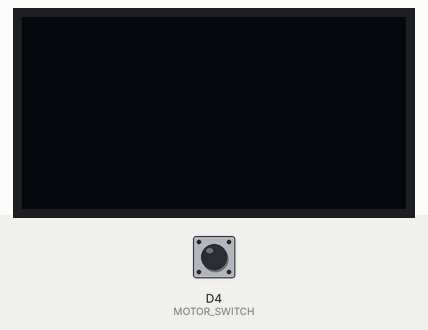
Bench run of a program on a simulated ESP8266 (NodeMCU). Shown: 128×64 one-colour display. Inputs (shaded band) come from the test bench; at power-on: D4 (MOTOR_SWITCH) LOW. The display library's start-up logo is not drawn; what the program prints to the serial monitor is not drawn.

Above: at 3.2 s.
3.3 s: D4 (MOTOR_SWITCH) pulled HIGH for 0.15 s
At 4.6 s:
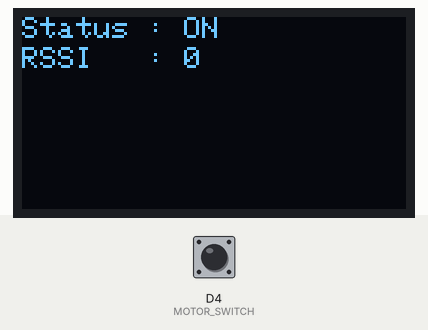
5.0 s: D4 (MOTOR_SWITCH) pulled HIGH for 1 s
At 5.8 s:
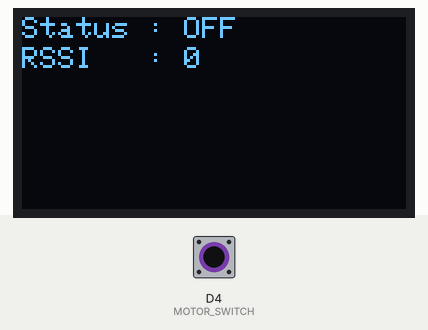
7.5 s: D4 (MOTOR_SWITCH) pulled HIGH for 3.2 s
Timing chart, 0 to 10.5 s (numbered marks = the images above; inputs shaded):
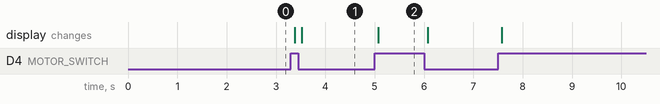

The program:

main.cpp
```cpp
#include <SPI.h>
#include <LoRa.h>
#include <Wire.h>
#include <Adafruit_GFX.h>
#include <Adafruit_SSD1306.h>
#include <Bounce2.h>

/**************************Configure OLED Display Here********************/
//I2C OLED with address 0x3C
#define SCREEN_WIDTH 128
#define SCREEN_HEIGHT 64
#define OLED_SCL D1
#define OLED_SCA D2
#define OLED_RESET -1

Adafruit_SSD1306 display(SCREEN_WIDTH, SCREEN_HEIGHT, &Wire, OLED_RESET);

/**************************Configure LORA Module Here********************/
#define SS D8
#define RST D0
#define DIO0 D3

/**************************Configure GPIOs Here**************************/
#define MOTOR_SWITCH D4


/**************************Declare Global Variables *********************/
int motor_switch_status = LOW;

/**************************Declare Global Objects************************/
Bounce bounce = Bounce();

/**************************Declare Global Functions *********************/
void updateDashBoard(const char* motor_status, const char* RSSI)
{
  display.clearDisplay();
  display.setTextSize(1);             // Normal 1:1 pixel scale
  display.setTextColor(WHITE);        // Draw white text
  display.setCursor(0,0);             // Start at top-left corner
  display.print(F("Status : "));
  display.print(motor_status);
  display.setCursor(0,10);
  display.print(F("RSSI   : "));
  display.print(RSSI);
  display.display();
  delay(2);
}


/**************************Main Code Starts Here ************************/
void setup()
{
  Serial.begin(9600);
  Wire.begin();
  bounce.attach( MOTOR_SWITCH, INPUT );

  // DEBOUNCE INTERVAL IN MILLISECONDS
  bounce.interval(50); // interval in ms

  // SSD1306_SWITCHCAPVCC = generate display voltage from 3.3V internally
  if(!display.begin(SSD1306_SWITCHCAPVCC, 0x3C)) { // Address 0x3D for 128x64
    Serial.println(F("SSD1306 allocation failed"));
    for(;;); // Don't proceed, loop forever
  }

/*   while (!Serial);
  Serial.println("LoRa Sender");
  LoRa.setPins(ss, rst, dio0);
    if (!LoRa.begin(433E6)) {
    Serial.println("Starting LoRa failed!");
    delay(100);
    while (1);
  } */

  display.display();
  display.clearDisplay();
  delay(2000);
  //Update current state
}

void loop()
{
  // Update the Bounce instance (YOU MUST DO THIS EVERY LOOP)
  bounce.update();

  // <Bounce>.changed() RETURNS true IF THE STATE CHANGED (FROM HIGH TO LOW OR LOW TO HIGH)
  if ( bounce.changed() ) {
    // THE STATE OF THE INPUT CHANGED
    // GET THE STATE
    int debouncedInput = bounce.read();
    switch (debouncedInput)
    {
      case HIGH:
        Serial.println("Motor is OFF");
        updateDashBoard("OFF\n","0\n");
        break;
      case LOW:
        Serial.println("Motor is ON");
        updateDashBoard("ON\n","0\n");
        break;
      default:
        break;
    }
  }


  // send packet
/*   LoRa.beginPacket();
  LoRa.print(F("Pkt No:"));
  LoRa.println(counter);

  LoRa.endPacket(); */


}
```

Measured:
- after the input at 3.3 s, the display: first changes after 0.08 s (image 1 shows a later state)
- after the input at 5.0 s, the display: changes after 0.08 s (image 2)
